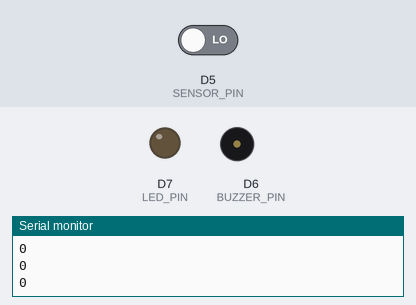
The sketch below on a simulated ESP8266 (NodeMCU). Parts: output pins drawn as LEDs (lit = HIGH), buzzer (waves = sounding, pin HIGH), the last lines printed to the serial monitor. The test bench sets the inputs (shaded band); at power-on: D5 (SENSOR_PIN) LOW. WiFi joins after 1.5 s; servers stay silent unless stated.

Above: at 3.0 s.
3.1 s: D5 (SENSOR_PIN) driven HIGH
At 4.3 s:
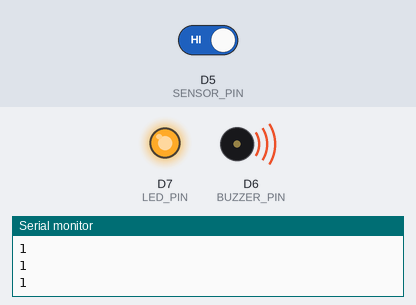
4.6 s: D5 (SENSOR_PIN) driven LOW
At 5.8 s:
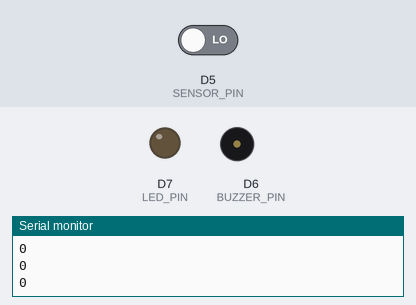
Timing chart, 0 to 7.6 s (numbered marks = the images above; inputs shaded):
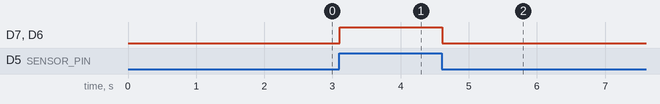

Measured:
- after the input at 3.1 s, D7 (LED_PIN), D6 (BUZZER_PIN): LOW → HIGH at once
- after the input at 4.6 s, D7 (LED_PIN), D6 (BUZZER_PIN): HIGH → LOW at once

The sketch:

Smart_Anti_Theft_Keychain_Alarm.ino
```cpp
#define BLYNK_TEMPLATE_ID "TMPL35gYg7Ir9"
#define BLYNK_TEMPLATE_NAME "smrat keychain"
#define BLYNK_AUTH_TOKEN "0lpPFgT_YYJ-aa7xwEwN7p9ptFf5RUMq"

#include <ESP8266WiFi.h>
#include <BlynkSimpleEsp8266.h>

char ssid[] = "Wifi's name";
char pass[] = "Wifi's Password";

#define SENSOR_PIN D5
#define BUZZER_PIN D6
#define LED_PIN D7

int lastState = 0;

void setup() {
  Serial.begin(115200);

  pinMode(SENSOR_PIN, INPUT);
  pinMode(BUZZER_PIN, OUTPUT);
  pinMode(LED_PIN, OUTPUT);

  digitalWrite(BUZZER_PIN, LOW);
  digitalWrite(LED_PIN, LOW);

  Serial.println("System Started");

  Blynk.begin(BLYNK_AUTH_TOKEN, ssid, pass);
}

void loop() {
  Blynk.run();

  int vibration = digitalRead(SENSOR_PIN);

  Serial.println(vibration);

  // Trigger only once when vibration starts
  if (vibration == HIGH && lastState == 0) {
    Serial.println("Theft Alert!");

    digitalWrite(BUZZER_PIN, HIGH);
    digitalWrite(LED_PIN, HIGH);

    Blynk.virtualWrite(V0, 1);

    // 🔔 SEND NOTIFICATION
    Blynk.logEvent("theft_alert", "🚨 Keychain moved!");

    lastState = 1;
  }

  // Reset when no vibration
  if (vibration == LOW && lastState == 1) {
    digitalWrite(BUZZER_PIN, LOW);
    digitalWrite(LED_PIN, LOW);

    Blynk.virtualWrite(V0, 0);

    lastState = 0;
  }

  delay(100);
}
```
